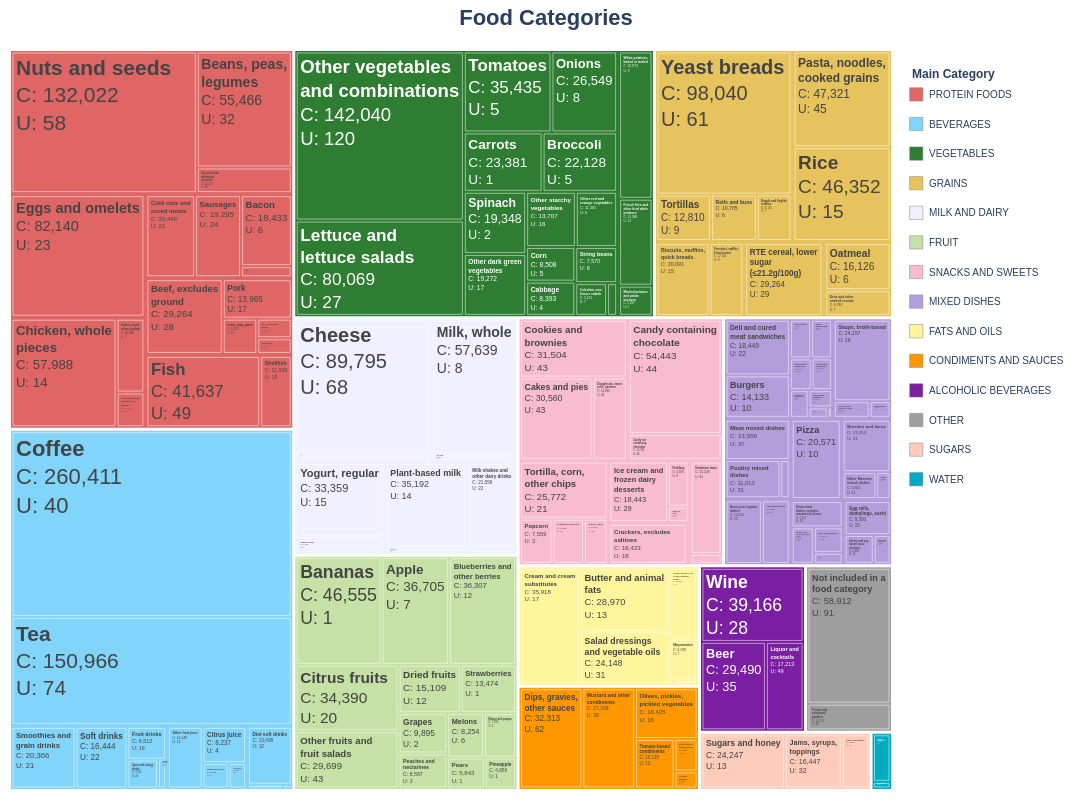

Here is the notebook cell this chart was saved with:
### Code cell
import pandas as pd
import plotly.express as px
import plotly.graph_objects as go
import numpy as np
import textwrap
import os

def create_food_treemap(
    df,
    min_font_size=8,
    max_font_size=22,
    padding=1,
    legend_item_height=0.04,
    legend_x_position=1.02,
    legend_square_visual_height=0.018,
    output_png=None,
    output_svg=None,
    output_pdf=None,
    title=None,
    scale_factor=3
    ):
    """
    Create and save an interactive treemap showing third-level food categories.
    
    Args:
        df (pd.DataFrame): Input dataframe with food log data.
        min_font_size (int): Minimum font size for text in the smallest boxes.
        max_font_size (int): Maximum font size for text in the largest boxes.
        padding (int): Padding around each box. Lower values reduce gaps.
        legend_item_height (float): Controls vertical distance between legend items.
        legend_x_position (float): Starting X coordinate for the legend.
        legend_square_visual_height (float): Fixed height of color squares in legend.
        output_png (str, optional): Filename to save PNG output.
        output_svg (str, optional): Filename to save SVG output.
        output_pdf (str, optional): Filename to save PDF output.
        scale_factor (int): Resolution multiplier for PNG export.
        
    Returns:
        go.Figure: The created treemap figure
    """
    # Ensure minimum font size is at least 1
    min_font_size = max(1, min_font_size)

    # Color mapping for main categories
    custom_colors = {
        'MILK AND DAIRY': '#f0f0ff', 'PROTEIN FOODS': '#e06666', 'MIXED DISHES': '#b39ddb',
        'GRAINS': '#e6c35c', 'SNACKS AND SWEETS': '#f8bbd0', 'FRUIT': '#c5e1a5',
        'VEGETABLES': '#2e7d32', 'BEVERAGES': '#81d4fa', 'ALCOHOLIC BEVERAGES': '#7b1fa2',
        'WATER': '#00acc1', 'FATS AND OILS': '#fff59d', 'CONDIMENTS AND SAUCES': '#ff9800',
        'SUGARS': '#ffccbc', 'BABY FOODS AND FORMULAS': '#bcaaa4', 'OTHER': '#9e9e9e'
    }

    # Basic validation
    required_cols = ['main_category', 'secondary_category', 'third_category', 'food_name']
    if not all(col in df.columns for col in required_cols):
        missing_cols = [col for col in required_cols if col not in df.columns]
        raise ValueError(f"Dataframe missing required columns: {missing_cols}")

    # Data preparation - group by categories and count instances
    grouped_counts = df.groupby(['main_category', 'secondary_category', 'third_category'], observed=True).size().reset_index(name='count')
    unique_items = df.groupby(['main_category', 'secondary_category', 'third_category'], observed=True)['food_name'].nunique().reset_index(name='unique_items')
    
    # Merge counts with unique item counts
    grouped = pd.merge(grouped_counts, unique_items, on=['main_category', 'secondary_category', 'third_category'])
    
    # Filter for valid third categories with counts > 0
    grouped = grouped[grouped['third_category'].notna() & (grouped['third_category'] != '')].copy()
    grouped = grouped[grouped['count'] > 0]

    # Return empty figure if no data
    if grouped.empty:
        return go.Figure().update_layout(title_text="No valid third-level data to display")

    # Calculate main category counts for legend sorting
    main_category_counts = df['main_category'].value_counts()
    present_main_cats = grouped['main_category'].unique()
    sorted_legend_cats = main_category_counts[main_category_counts.index.isin(present_main_cats)].index.tolist()
    legend_colors_sorted = {cat: custom_colors.get(cat, '#9e9e9e') for cat in sorted_legend_cats}

    # Calculate font sizes based on logarithmic counts
    log_counts = np.log1p(grouped['count'])
    min_log_count = log_counts.min()
    max_log_count = log_counts.max()
    
    if max_log_count > min_log_count:
        normalized_size = (log_counts - min_log_count) / (max_log_count - min_log_count)
        grouped['font_size'] = min_font_size + normalized_size * (max_font_size - min_font_size)
    else:
        grouped['font_size'] = (min_font_size + max_font_size) / 2
        
    grouped['font_size'] = grouped['font_size'].round().astype(int).clip(lower=1)

    # Create path IDs for treemap hierarchy
    root_node_name = "All Foods"
    grouped['path_id'] = root_node_name + '/' + grouped['main_category'] + '/' + grouped['secondary_category'] + '/' + grouped['third_category']
    id_to_fontsize = pd.Series(grouped['font_size'].values, index=grouped['path_id']).to_dict()
    id_to_unique_items = pd.Series(grouped['unique_items'].values, index=grouped['path_id']).to_dict()

    # Build the initial hierarchical treemap
    px_fig = px.treemap(
        grouped,
        path=[px.Constant(root_node_name), 'main_category', 'secondary_category', 'third_category'],
        values='count',
        color='main_category',
        color_discrete_map=custom_colors,
        custom_data=['unique_items']
    )

    # Extract and modify the treemap trace
    treemap_trace = px_fig.data[0]
    trace_ids = list(treemap_trace.ids)
    trace_labels = list(treemap_trace.labels)
    trace_marker_colors = list(treemap_trace.marker.colors) if hasattr(treemap_trace.marker, 'colors') and treemap_trace.marker.colors is not None else ['#808080'] * len(trace_ids)

    # Prepare display properties for each node
    final_font_sizes = []
    final_labels_for_trace = []
    final_marker_line_widths = []
    final_hover_templates = []
    wrap_width = 18
    root_node_index = -1

    for i, current_id in enumerate(trace_ids):
        original_label = trace_labels[i]
        is_target_leaf_node = current_id in id_to_fontsize
        is_root_node = current_id == root_node_name

        if is_root_node:
            root_node_index = i

        if is_target_leaf_node:
            # Configure leaf node (actual data node)
            font_size = id_to_fontsize[current_id]
            final_font_sizes.append(font_size)
            final_marker_line_widths.append(0.5)
            
            # Wrap text if needed
            if len(original_label) > wrap_width:
                wrapped_label = "<br>".join(textwrap.wrap(original_label, width=wrap_width, break_long_words=True))
            else:
                wrapped_label = original_label
            final_labels_for_trace.append(wrapped_label)

            # Create hover template
            unique_items_val = id_to_unique_items.get(current_id, 0)
            hover_label = original_label
            final_hover_templates.append(
                f"<b>{hover_label}</b><br>Path: %{{id}}<br><br>Count: %{{value:,.0f}}<br>Unique Items: {unique_items_val:,.0f}<extra></extra>"
            )
        else:
            # Hide parent nodes
            final_font_sizes.append(1)
            final_labels_for_trace.append('')
            final_marker_line_widths.append(0)
            final_hover_templates.append("<extra></extra>")

    # Force root node color to white
    if root_node_index != -1 and len(trace_marker_colors) > root_node_index:
        trace_marker_colors[root_node_index] = 'rgba(255, 255, 255, 1)'

    # Apply all modifications to the trace
    treemap_trace.update(
        insidetextfont=dict(family="Arial, sans-serif", size=final_font_sizes),
        labels=final_labels_for_trace,
        texttemplate="<b>%{label}</b><br>C: %{value:,.0f}<br>U: %{customdata[0]:,.0f}",
        hovertemplate=final_hover_templates,
        textposition="top left",
        marker=dict(
            colors=trace_marker_colors,
            line=dict(width=final_marker_line_widths, color='white'),
            depthfade=False,
            pad=dict(t=padding, l=padding, r=padding, b=padding)
        )
    )

    # Create the figure with the modified trace
    fig = go.Figure(data=[treemap_trace])

    # Create manual legend with shapes and annotations
    legend_shapes = []
    legend_annotations = []

    # Add legend title
    title_y_pos = 0.98
    legend_annotations.append(
        go.layout.Annotation(
            x=legend_x_position, y=title_y_pos, xref="paper", yref="paper",
            text="<b>Main Category</b>", showarrow=False, align='left',
            xanchor='left', font=dict(size=12)
        )
    )
    
    # Add legend items
    current_y = title_y_pos - (legend_item_height * 1.0)
    shape_width = 0.015
    text_x_offset = 0.005

    for cat in sorted_legend_cats:
        color = legend_colors_sorted[cat]
        shape_y0 = current_y - (legend_square_visual_height / 2)
        shape_y1 = current_y + (legend_square_visual_height / 2)
        
        # Add colored square
        legend_shapes.append(
            go.layout.Shape(
                type="rect", xref="paper", yref="paper",
                x0=legend_x_position, y0=shape_y0,
                x1=legend_x_position + shape_width, y1=shape_y1,
                fillcolor=color, line=dict(width=0.5, color='grey')
            )
        )
        
        # Add category text
        legend_annotations.append(
            go.layout.Annotation(
                x=legend_x_position + shape_width + text_x_offset, y=current_y,
                xref="paper", yref="paper", text=cat, showarrow=False, align='left',
                xanchor='left', yanchor='middle', font=dict(size=10)
            )
        )
        current_y -= legend_item_height

    if not title: title = 'Food Categories'

    # Update overall layout
    fig.update_layout(
        title=dict(
            text=f"<b>{title}</b>",
            font=dict(size=22), x=0.5, xanchor='center'
        ),
        margin=dict(t=50, l=10, r=200, b=10),
        width=1200, height=800,
        font=dict(family="Arial, sans-serif"),
        paper_bgcolor='white',
        plot_bgcolor='white',
        showlegend=False,
        xaxis=dict(showticklabels=False, showgrid=False, zeroline=False, visible=False),
        yaxis=dict(showticklabels=False, showgrid=False, zeroline=False, visible=False),
        coloraxis_showscale=False,
        shapes=legend_shapes,
        annotations=legend_annotations
    )

    # Save the figure in requested formats
    if output_png:
        try:
            fig.write_image(output_png, scale=scale_factor)
        except Exception as e:
            print(f"Error saving PNG: {e}")
    
    if output_svg:
        try:
            fig.write_image(output_svg)
        except Exception as e:
            print(f"Error saving SVG: {e}")
    
    if output_pdf:
        try:
            fig.write_image(output_pdf)
        except Exception as e:
            print(f"Error saving PDF: {e}")

    return fig

# Example usage:
fig = create_food_treemap(
    user_food_df, 
    # output_png="food_treemap_high_res.png",
)
fig.show() # For interactive display

### Figure 1 — Plotly figure (JSON) as saved in the notebook; plotly's stock layout.template omitted (floating-point values rounded to 4 significant figures; data arrays with more than 128 entries replaced by an {"elided": "..."} marker saying what was removed)
{"data": [{"branchvalues": "total", "customdata": {"elided": "213x2 str values"}, "domain": {"x": [0, 1], "y": [0, 1]}, "hovertemplate": {"elided": "213 str values"}, "ids": {"elided": "213 str values"}, "insidetextfont": {"family": "Arial, sans-serif", "size": {"elided": "213 int values"}}, "labels": {"elided": "213 str values"}, "marker": {"colors": {"elided": "213 str values"}, "depthfade": false, "line": {"color": "white", "width": {"elided": "213 float values"}}, "pad": {"b": 1, "l": 1, "r": 1, "t": 1}}, "name": "", "parents": {"elided": "213 str values"}, "textposition": "top left", "texttemplate": "<b>%{label}</b><br>C: %{value:,.0f}<br>U: %{customdata[0]:,.0f}", "type": "treemap", "values": {"elided": "213 float values"}}], "layout": {"annotations": [{"align": "left", "font": {"size": 12}, "showarrow": false, "text": "<b>Main Category</b>", "x": 1.02, "xanchor": "left", "xref": "paper", "y": 0.98, "yref": "paper"}, {"align": "left", "font": {"size": 10}, "showarrow": false, "text": "PROTEIN FOODS", "x": 1.04, "xanchor": "left", "xref": "paper", "y": 0.94, "yanchor": "middle", "yref": "paper"}, {"align": "left", "font": {"size": 10}, "showarrow": false, "text": "BEVERAGES", "x": 1.04, "xanchor": "left", "xref": "paper", "y": 0.9, "yanchor": "middle", "yref": "paper"}, {"align": "left", "font": {"size": 10}, "showarrow": false, "text": "VEGETABLES", "x": 1.04, "xanchor": "left", "xref": "paper", "y": 0.86, "yanchor": "middle", "yref": "paper"}, {"align": "left", "font": {"size": 10}, "showarrow": false, "text": "GRAINS", "x": 1.04, "xanchor": "left", "xref": "paper", "y": 0.82, "yanchor": "middle", "yref": "paper"}, {"align": "left", "font": {"size": 10}, "showarrow": false, "text": "MILK AND DAIRY", "x": 1.04, "xanchor": "left", "xref": "paper", "y": 0.78, "yanchor": "middle", "yref": "paper"}, {"align": "left", "font": {"size": 10}, "showarrow": false, "text": "FRUIT", "x": 1.04, "xanchor": "left", "xref": "paper", "y": 0.74, "yanchor": "middle", "yref": "paper"}, {"align": "left", "font": {"size": 10}, "showarrow": false, "text": "SNACKS AND SWEETS", "x": 1.04, "xanchor": "left", "xref": "paper", "y": 0.7, "yanchor": "middle", "yref": "paper"}, {"align": "left", "font": {"size": 10}, "showarrow": false, "text": "MIXED DISHES", "x": 1.04, "xanchor": "left", "xref": "paper", "y": 0.66, "yanchor": "middle", "yref": "paper"}, {"align": "left", "font": {"size": 10}, "showarrow": false, "text": "FATS AND OILS", "x": 1.04, "xanchor": "left", "xref": "paper", "y": 0.62, "yanchor": "middle", "yref": "paper"}, {"align": "left", "font": {"size": 10}, "showarrow": false, "text": "CONDIMENTS AND SAUCES", "x": 1.04, "xanchor": "left", "xref": "paper", "y": 0.58, "yanchor": "middle", "yref": "paper"}, {"align": "left", "font": {"size": 10}, "showarrow": false, "text": "ALCOHOLIC BEVERAGES", "x": 1.04, "xanchor": "left", "xref": "paper", "y": 0.54, "yanchor": "middle", "yref": "paper"}, {"align": "left", "font": {"size": 10}, "showarrow": false, "text": "OTHER", "x": 1.04, "xanchor": "left", "xref": "paper", "y": 0.5, "yanchor": "middle", "yref": "paper"}, {"align": "left", "font": {"size": 10}, "showarrow": false, "text": "SUGARS", "x": 1.04, "xanchor": "left", "xref": "paper", "y": 0.46, "yanchor": "middle", "yref": "paper"}, {"align": "left", "font": {"size": 10}, "showarrow": false, "text": "WATER", "x": 1.04, "xanchor": "left", "xref": "paper", "y": 0.42, "yanchor": "middle", "yref": "paper"}], "coloraxis": {"showscale": false}, "font": {"family": "Arial, sans-serif"}, "height": 800, "margin": {"b": 10, "l": 10, "r": 200, "t": 50}, "paper_bgcolor": "white", "plot_bgcolor": "white", "shapes": [{"fillcolor": "#e06666", "line": {"color": "grey", "width": 0.5}, "type": "rect", "x0": 1.02, "x1": 1.035, "xref": "paper", "y0": 0.931, "y1": 0.949, "yref": "paper"}, {"fillcolor": "#81d4fa", "line": {"color": "grey", "width": 0.5}, "type": "rect", "x0": 1.02, "x1": 1.035, "xref": "paper", "y0": 0.891, "y1": 0.909, "yref": "paper"}, {"fillcolor": "#2e7d32", "line": {"color": "grey", "width": 0.5}, "type": "rect", "x0": 1.02, "x1": 1.035, "xref": "paper", "y0": 0.851, "y1": 0.869, "yref": "paper"}, {"fillcolor": "#e6c35c", "line": {"color": "grey", "width": 0.5}, "type": "rect", "x0": 1.02, "x1": 1.035, "xref": "paper", "y0": 0.811, "y1": 0.829, "yref": "paper"}, {"fillcolor": "#f0f0ff", "line": {"color": "grey", "width": 0.5}, "type": "rect", "x0": 1.02, "x1": 1.035, "xref": "paper", "y0": 0.771, "y1": 0.789, "yref": "paper"}, {"fillcolor": "#c5e1a5", "line": {"color": "grey", "width": 0.5}, "type": "rect", "x0": 1.02, "x1": 1.035, "xref": "paper", "y0": 0.731, "y1": 0.749, "yref": "paper"}, {"fillcolor": "#f8bbd0", "line": {"color": "grey", "width": 0.5}, "type": "rect", "x0": 1.02, "x1": 1.035, "xref": "paper", "y0": 0.691, "y1": 0.709, "yref": "paper"}, {"fillcolor": "#b39ddb", "line": {"color": "grey", "width": 0.5}, "type": "rect", "x0": 1.02, "x1": 1.035, "xref": "paper", "y0": 0.651, "y1": 0.669, "yref": "paper"}, {"fillcolor": "#fff59d", "line": {"color": "grey", "width": 0.5}, "type": "rect", "x0": 1.02, "x1": 1.035, "xref": "paper", "y0": 0.611, "y1": 0.629, "yref": "paper"}, {"fillcolor": "#ff9800", "line": {"color": "grey", "width": 0.5}, "type": "rect", "x0": 1.02, "x1": 1.035, "xref": "paper", "y0": 0.571, "y1": 0.589, "yref": "paper"}, {"fillcolor": "#7b1fa2", "line": {"color": "grey", "width": 0.5}, "type": "rect", "x0": 1.02, "x1": 1.035, "xref": "paper", "y0": 0.531, "y1": 0.549, "yref": "paper"}, {"fillcolor": "#9e9e9e", "line": {"color": "grey", "width": 0.5}, "type": "rect", "x0": 1.02, "x1": 1.035, "xref": "paper", "y0": 0.491, "y1": 0.509, "yref": "paper"}, {"fillcolor": "#ffccbc", "line": {"color": "grey", "width": 0.5}, "type": "rect", "x0": 1.02, "x1": 1.035, "xref": "paper", "y0": 0.451, "y1": 0.469, "yref": "paper"}, {"fillcolor": "#00acc1", "line": {"color": "grey", "width": 0.5}, "type": "rect", "x0": 1.02, "x1": 1.035, "xref": "paper", "y0": 0.411, "y1": 0.429, "yref": "paper"}], "showlegend": false, "title": {"font": {"size": 22}, "text": "<b>Food Categories</b>", "x": 0.5, "xanchor": "center"}, "width": 1200, "xaxis": {"showgrid": false, "showticklabels": false, "visible": false, "zeroline": false}, "yaxis": {"showgrid": false, "showticklabels": false, "visible": false, "zeroline": false}}}
